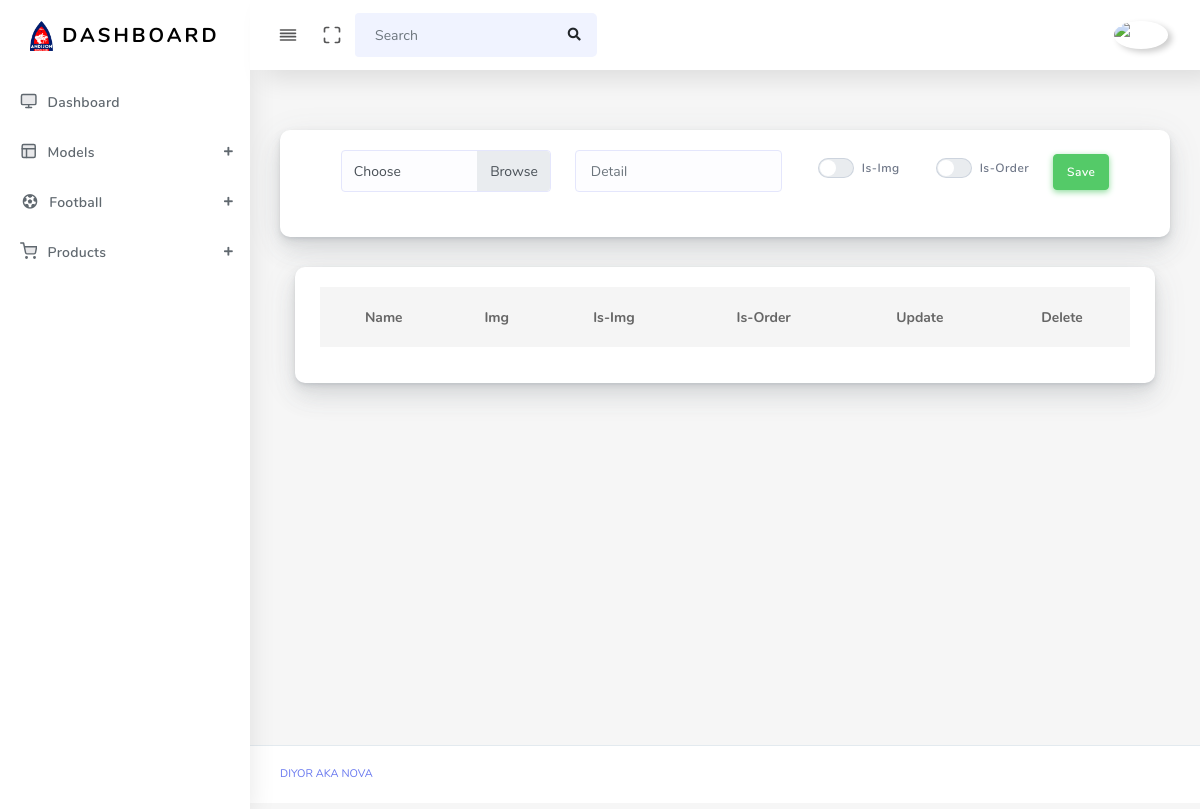
The app's page /detail/ (signed in), older data.
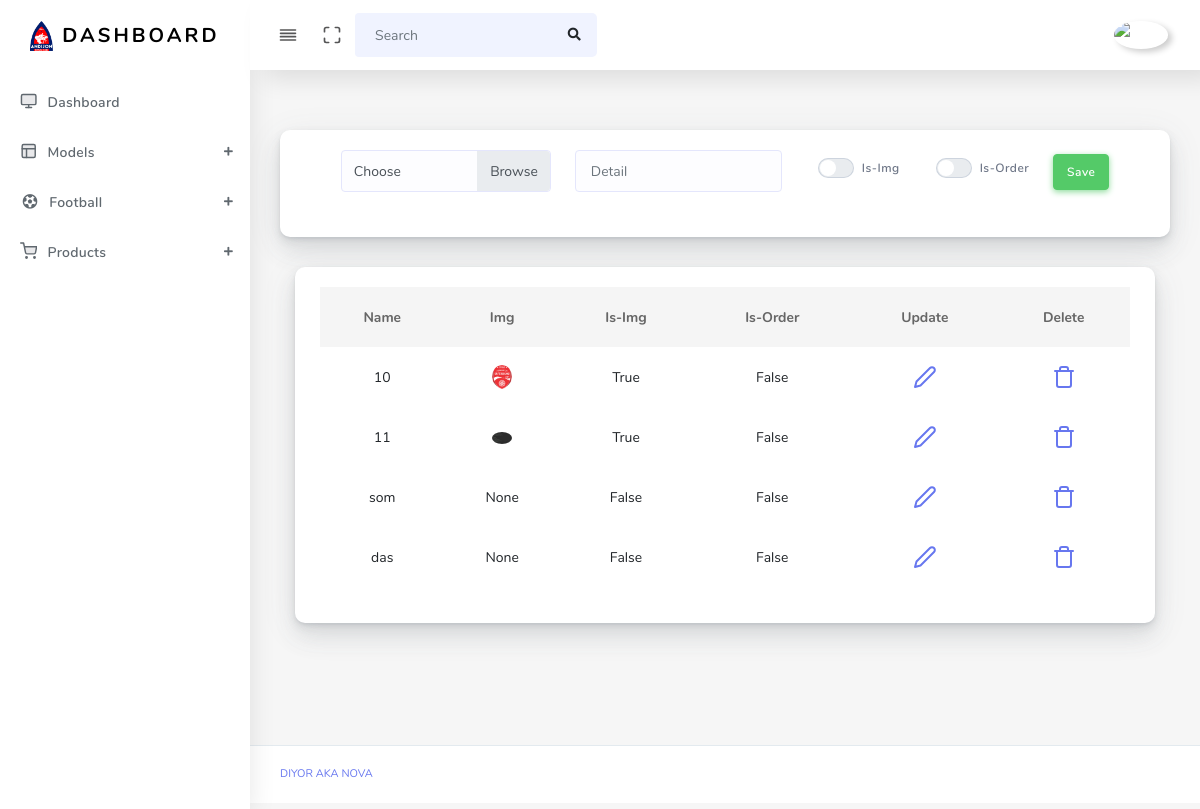
The same page, newer data.
### main/models.py (models this page shows, shortened)
class Detail(models.Model):
    detail = models.CharField(max_length=210, null=True, blank=True)
    img = models.ImageField(upload_to='product/', null=True, blank=True)
    is_img = models.BooleanField(default=False)
    is_order = models.BooleanField(default=False)

### main/views.py (the view, shortened to what this page needs)
# urls.py: path('detail/', detail_view, name='detail'),
@login_required(login_url='login')
def detail_view(request):
    context = {
        'detail': Detail.objects.all()
    }
    return render(request, 'detail.html', context)

### templates/detail.html (shortened to what this page needs)
{% extends 'base.html' %}
{% block content %}
<main class="main-content">
        <div class="section-body">
            <div class="row">
                <div class="col-lg-12">
                    <div class="card">
                        <div class="card-body">
                            <form action="{% url 'detail' %}" method="post" style="display:flex; justify-content: center;" enctype="multipart/form-data">
                                <div class="custom-file mr-4 col-3">
                                    <label class="custom-file-label" for="customFile">Choose</label>
                                </div>
                                <div class="form-group">
                                    <input type="text" name="detail" placeholder="Detail" class="form-control">
                                </div>
                                <div class="form-group mt-2">
                                        <label class="custom-switch">
                                            <span class="custom-switch-indicator"></span>
                                            <span class="custom-switch-description">Is-Img</span>
                                        </label>
                                    </div>
                                <div class="form-group mt-2 mr-4">
                                    <label class="custom-switch">
                                        <span class="custom-switch-indicator"></span>
                                        <span class="custom-switch-description">Is-Order</span>
                                    </label>
                                </div>
                                <div class="form-group mt-1">
                                    <button class="btn btn-success">Save</button>
                                </div>
                            </form>
                        </div>
                    </div>
                </div>
            </div>
        </div>
    <div class="col-12 col-md-12 col-lg-12">
        <div class="card">
            <div class="card-body">
                <table class="table table-hover" style="text-align: center;">
                    <thead>
                        <tr>
                            <th scope="col">Name</th>
                            <th scope="col">Img</th>
                            <th scope="col">Is-Img</th>
                            <th scope="col">Is-Order</th>
                            <th scope="col">Update</th>
                            <th scope="col">Delete</th>
                        </tr>
                    </thead>
                    <tbody>
                        {% for i in detail %}
                            <tr>
                                {% if i.detail %}
                                    <td>{{ i.detail }}</td>
                                {% else %}
                                    <td>{{ i.id }}</td>
                                {% endif %}
                                {% if i.is_img == True %}
                                    <td><img alt="{{ i.img }}" src="{{ i.img.url }}" class="rounded-circle" width="20" data-toggle="tooltip"></td>
                                {% else %}
                                    <td>None</td>
                                {% endif %}
                                <td>{{ i.is_img }}</td>
                                <td>{{ i.is_order }}</td>
                                <td><a href="{% url 'update-detail' i.id %}"><i class="align-middle" data-feather="edit-2"></i></a></td>
                                <td><a href="{% url 'delete-detail' i.id %}"><i class="align-middle" data-feather="trash"></i></a></td>
                            </tr>
                        {% endfor %}
                    </tbody>
                </table>
            </div>
        </div>
    </div>
</main>
{% endblock %}

### templates/base.html (shortened to what this page needs)
{% load static %}
<!DOCTYPE html>
<html lang="en">
    <head>
        <link rel="stylesheet" href="{% static 'assets/css/app.min.css' %}">
        <link rel="stylesheet" href="{% static 'assets/bundles/bootstrap-daterangepicker/daterangepicker.css' %}">
        <link rel="stylesheet" href="{% static 'assets/bundles/bootstrap-colorpicker/dist/css/bootstrap-colorpicker.min.css' %}">
        <link rel="stylesheet" href="{% static 'assets/bundles/select2/dist/css/select2.min.css' %}">
        <link rel="stylesheet" href="{% static 'assets/bundles/jquery-selectric/selectric.css' %}">
        <link rel="stylesheet" href="{% static 'assets/bundles/bootstrap-timepicker/css/bootstrap-timepicker.min.css' %}">
        <link rel="stylesheet" href="{% static 'assets/bundles/bootstrap-tagsinput/dist/bootstrap-tagsinput.css' %}">
        <link rel="stylesheet" href="{% static 'assets/css/style.css' %}">
        <link rel="stylesheet" href="{% static 'assets/css/components.css' %}">
        <link rel="stylesheet" href="{% static 'assets/css/custom.css' %}">
    </head>
    <body>
        <div id="app">
            <div class="main-wrapper main-wrapper-1">
                <div class="navbar-bg"></div>
                <nav class="navbar navbar-expand-lg main-navbar sticky">
                    <div class="form-inline mr-auto">
                        <ul class="navbar-nav mr-3">
                            <li><a href="#" data-toggle="sidebar" class="nav-link nav-link-lg collapse-btn"> <i data-feather="align-justify"></i></a></li>
                            <li><a href="#" class="nav-link nav-link-lg fullscreen-btn"><i data-feather="maximize"></i></a></li>
                            <li>
                                <form class="form-inline mr-auto" method="post">
                                        <div class="search-element">
                                            <input class="form-control" type="search" placeholder="Search" name="name" aria-label="Search" data-width="200">
                                            <button class="btn" type="submit">
                                                <i class="fas fa-search"></i>
                                            </button>
                                        </div>
                                </form>
                            </li>
                        </ul>
                    </div>
                    <ul class="navbar-nav navbar-right">
                        <li class="dropdown"><a href="#" data-toggle="dropdown" class="nav-link dropdown-toggle nav-link-lg nav-link-user"> <img alt="image" src="{% static 'assets/img/user-1.png' %}" class="user-img-radious-style rounded-circle"> </a>
                        </li>
                    </ul>
                </nav>
                <div class="main-sidebar sidebar-style-2">
                    <aside id="sidebar-wrapper">
                        <div class="sidebar-brand">
                            <a href="{% url 'dashboard' %}"> <img alt="image" src="{% static 'assets/img/logo.png' %}" class="header-logo"/>
                                <span class="logo-name">Dashboard</span>
                            </a>
                        </div>
                        <ul class="sidebar-menu">
                            <li class="menu-header"></li>
                            {% if request.path == "/dashboard/" %}
                                <li class="dropdown active">
                                    <a href="{% url 'dashboard' %}" class="nav-link"><i data-feather="monitor"></i><span>Dashboard</span></a>
                                </li>
                            {% else %}
                                <li class="dropdown">
                                    <a href="{% url 'dashboard' %}" class="nav-link"><i data-feather="monitor"></i><span>Dashboard</span></a>
                                </li>
                            {% endif %}
                            <li class="dropdown">
                                <a href="#" class="menu-toggle nav-link has-dropdown"><i data-feather="layout"></i><span>Models</span></a>
                            </li>
                            <li class="dropdown">
                                <a href="#" class="menu-toggle nav-link has-dropdown"><i class="fas fa-futbol" style="margin-left: -2px; margin-right: 7px"></i><span>Football</span></a>
                            </li>
                            <li class="dropdown">
                                <a href="#" class="menu-toggle nav-link has-dropdown"><i data-feather="shopping-cart"></i><span>Products</span></a>
                            </li>
                        </ul>
                    </aside>
                </div>
            </div>
        </div>
        {% block content %}
        {% endblock content %}
        <footer class="main-footer">
            <div class="footer-left">
                <a href="mailto://dbdmjkf@gmail.com">DIYOR aka Nova</a></a>
            </div>
        </footer>
    </body>
</html>

Row changes from the older to the newer data that the page shows:
added Detail: id "10", img (picture), is_img "True", is_order "False"
added Detail: id "11", img (picture), is_img "True", is_order "False"
added Detail: detail "som", shows "None", is_img "False", is_order "False"
added Detail: detail "das", shows "None", is_img "False", is_order "False"
